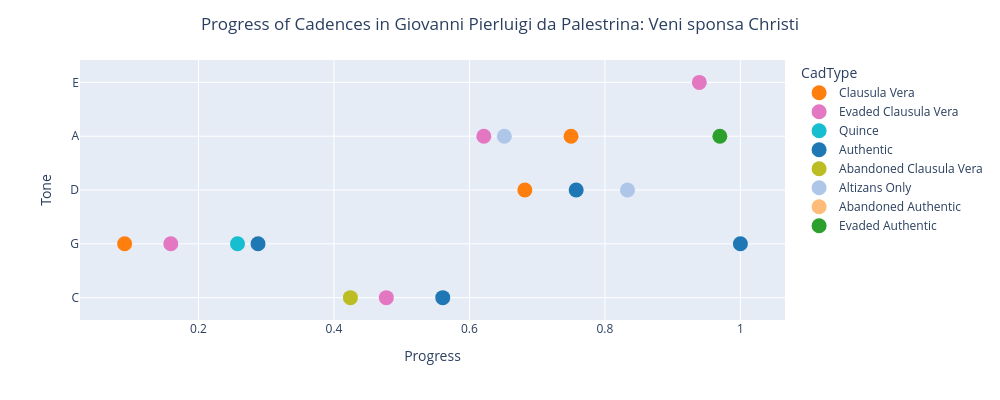

The notebook cell this image was saved under:
### Markdown cell above
## 6d.  Cadence Progress

The cadences in succession.

### Code cell
fig = px.scatter(
cadences,
x='Progress',
y='Tone',
color='CadType',
color_discrete_map=cadence_color_dict)

fig.update_traces(marker=dict(size=15))
   

fig.update_layout(
    title=f'Progress of Cadences in ' + piece.metadata['composer'] + ': ' + piece.metadata['title'],
height=400,
width=1000,
title_x=.5)

# Update y-axis configuration to use custom order
fig.update_yaxes(
    categoryorder='array',
    categoryarray=custom_tone_order
)


fig.show()

### Figure 1 — Plotly figure (JSON) as saved in the notebook; plotly's stock layout.template omitted (floating-point values rounded to 4 significant figures)
{"data": [{"hovertemplate": "CadType=Clausula Vera<br>Progress=%{x}<br>Tone=%{y}<extra></extra>", "legendgroup": "Clausula Vera", "marker": {"color": "#ff7f0e", "size": 15, "symbol": "circle"}, "mode": "markers", "name": "Clausula Vera", "orientation": "h", "showlegend": true, "type": "scatter", "x": [0.09091, 0.6818, 0.75], "xaxis": "x", "y": ["G", "D", "A"], "yaxis": "y"}, {"hovertemplate": "CadType=Evaded Clausula Vera<br>Progress=%{x}<br>Tone=%{y}<extra></extra>", "legendgroup": "Evaded Clausula Vera", "marker": {"color": "#e377c2", "size": 15, "symbol": "circle"}, "mode": "markers", "name": "Evaded Clausula Vera", "orientation": "h", "showlegend": true, "type": "scatter", "x": [0.1591, 0.4773, 0.5417, 0.6212, 0.8788, 0.9394], "xaxis": "x", "y": ["G", "C", null, "A", null, "E"], "yaxis": "y"}, {"hovertemplate": "CadType=Quince<br>Progress=%{x}<br>Tone=%{y}<extra></extra>", "legendgroup": "Quince", "marker": {"color": "#17becf", "size": 15, "symbol": "circle"}, "mode": "markers", "name": "Quince", "orientation": "h", "showlegend": true, "type": "scatter", "x": [0.2576], "xaxis": "x", "y": ["G"], "yaxis": "y"}, {"hovertemplate": "CadType=Authentic<br>Progress=%{x}<br>Tone=%{y}<extra></extra>", "legendgroup": "Authentic", "marker": {"color": "#1f77b4", "size": 15, "symbol": "circle"}, "mode": "markers", "name": "Authentic", "orientation": "h", "showlegend": true, "type": "scatter", "x": [0.2879, 0.5606, 0.7576, 1], "xaxis": "x", "y": ["G", "C", "D", "G"], "yaxis": "y"}, {"hovertemplate": "CadType=Abandoned Clausula Vera<br>Progress=%{x}<br>Tone=%{y}<extra></extra>", "legendgroup": "Abandoned Clausula Vera", "marker": {"color": "#bcbd22", "size": 15, "symbol": "circle"}, "mode": "markers", "name": "Abandoned Clausula Vera", "orientation": "h", "showlegend": true, "type": "scatter", "x": [0.4242], "xaxis": "x", "y": ["C"], "yaxis": "y"}, {"hovertemplate": "CadType=Altizans Only<br>Progress=%{x}<br>Tone=%{y}<extra></extra>", "legendgroup": "Altizans Only", "marker": {"color": "#aec7e8", "size": 15, "symbol": "circle"}, "mode": "markers", "name": "Altizans Only", "orientation": "h", "showlegend": true, "type": "scatter", "x": [0.6515, 0.8333], "xaxis": "x", "y": ["A", "D"], "yaxis": "y"}, {"hovertemplate": "CadType=Abandoned Authentic<br>Progress=%{x}<br>Tone=%{y}<extra></extra>", "legendgroup": "Abandoned Authentic", "marker": {"color": "#ffbb78", "size": 15, "symbol": "circle"}, "mode": "markers", "name": "Abandoned Authentic", "orientation": "h", "showlegend": true, "type": "scatter", "x": [0.7803], "xaxis": "x", "y": [null], "yaxis": "y"}, {"hovertemplate": "CadType=Evaded Authentic<br>Progress=%{x}<br>Tone=%{y}<extra></extra>", "legendgroup": "Evaded Authentic", "marker": {"color": "#2ca02c", "size": 15, "symbol": "circle"}, "mode": "markers", "name": "Evaded Authentic", "orientation": "h", "showlegend": true, "type": "scatter", "x": [0.9697], "xaxis": "x", "y": ["A"], "yaxis": "y"}], "layout": {"height": 400, "legend": {"title": {"text": "CadType"}, "tracegroupgap": 0}, "margin": {"t": 60}, "title": {"text": "Progress of Cadences in Giovanni Pierluigi da Palestrina: Veni sponsa Christi", "x": 0.5}, "width": 1000, "xaxis": {"anchor": "y", "domain": [0, 1], "title": {"text": "Progress"}}, "yaxis": {"anchor": "x", "categoryarray": ["E-", "B-", "F", "C", "G", "D", "A", "E", "B"], "categoryorder": "array", "domain": [0, 1], "title": {"text": "Tone"}}}}
